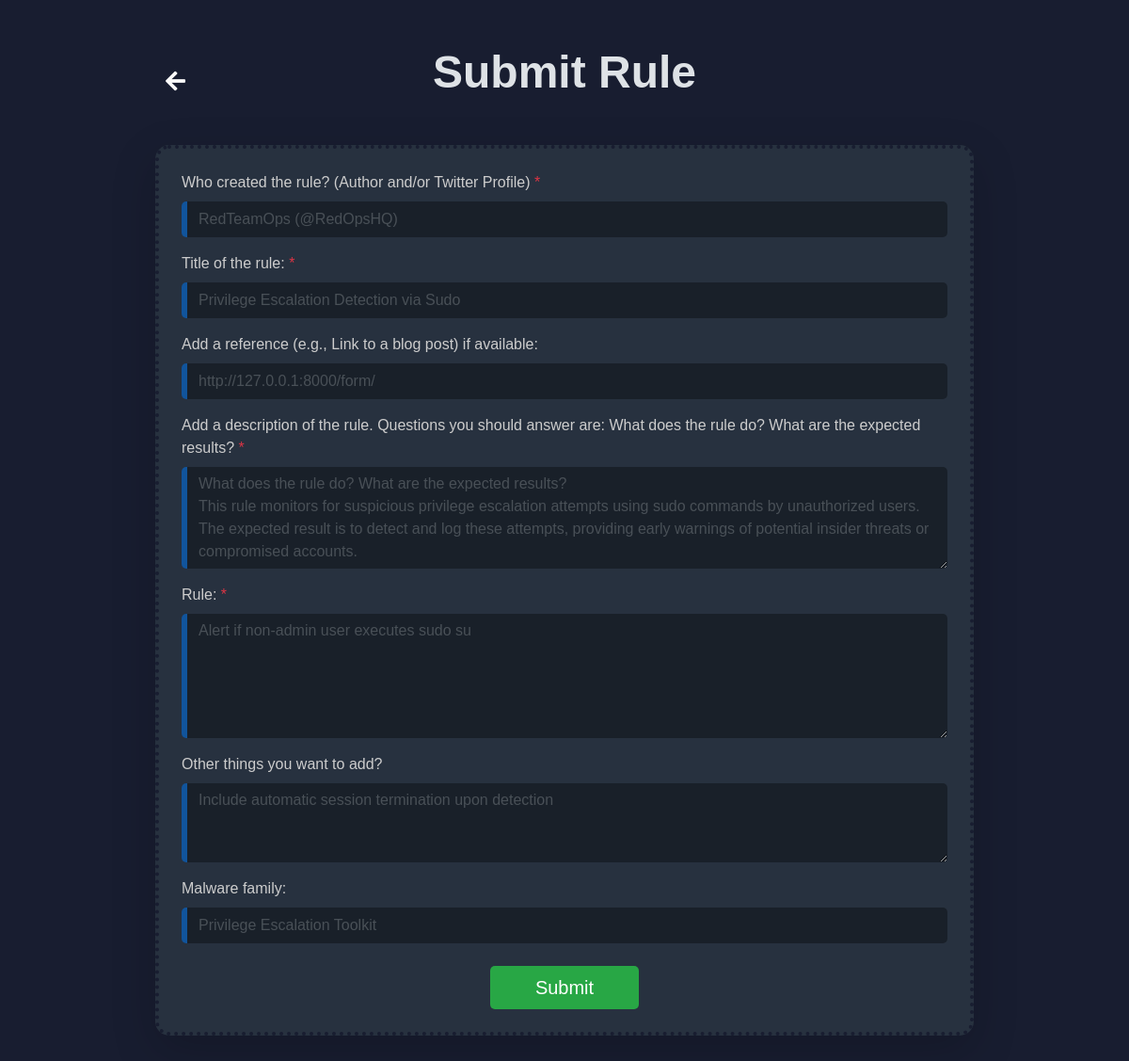
/edit-rule/21/ (signed in), run on the app's committed database.
### pingu1_app/models.py (models this page shows, shortened)
class Rule(models.Model):
    author = models.CharField(max_length=100)
    title = models.CharField(max_length=200)
    reference = models.URLField(blank=True, null=True)
    description = models.TextField()
    rule_text = models.TextField()
    additional_info = models.TextField(blank=True, null=True)
    tags = models.CharField(max_length=200)  # This can store comma-separated tags
    created_at = models.DateTimeField(auto_now_add=True)  # Automatically sets the date when a rule is created

### pingu1_app/views.py (the view)
# urls.py: path('edit-rule/<int:rule_id>/', edit_rule, name='edit_rule'),
@login_required
def edit_rule(request, rule_id):
    rule = get_object_or_404(Rule, id=rule_id)
    if request.method == 'POST':
        form = RuleForm(request.POST, instance=rule)
        if form.is_valid():
            form.save()
            return redirect('home')
    else:
        form = RuleForm(instance=rule)
    return render(request, 'pages/form.html', {'form': form})

### pingu1_app/forms.py
class RuleForm(forms.ModelForm):
    class Meta:
        model = Rule
        fields = ['author', 'title', 'reference', 'description', 'rule_text', 'additional_info', 'tags']
        widgets = {
            'tags': forms.TextInput(attrs={'placeholder': 'Enter tags separated by commas (e.g., security, compliance)'})
        }

### templates/pages/form.html (shortened to what this page needs)
{% load static %}
<!DOCTYPE html>
<html lang="en">
  <head>
    <link href="https://stackpath.bootstrapcdn.com/bootstrap/4.5.2/css/bootstrap.min.css" rel="stylesheet" />
    <link href="https://cdnjs.cloudflare.com/ajax/libs/font-awesome/5.15.4/css/all.min.css" rel="stylesheet" />
    <link rel="stylesheet" href="{% static 'css/style.css' %}" type="text/css" />
  </head>
  <body>
    <div class="container my-5 position-relative">
      <button type="button" class="home-icon" onclick="navigateToHome()">
        <i class="fas fa-arrow-left"></i>
      </button>
      <h1 class="text-center mb-5">Submit Rule</h1>
      <div class="card p-4 shadow-lg">
        <form method="POST">
          <div class="form-group">
            <label for="id_author"
              >Who created the rule? (Author and/or Twitter Profile) <span class="text-danger">*</span></label
            >
            <input
              type="text"
              id="id_author"
              name="author"
              class="form-control"
              required
              value="{{ form.author.value|default:'' }}"
            />
          </div>
          <div class="form-group">
            <label for="id_title">Title of the rule: <span class="text-danger">*</span></label>
            <input
              type="text"
              id="id_title"
              name="title"
              class="form-control"
              required
              value="{{ form.title.value|default:'' }}"
            />
          </div>
          <div class="form-group">
            <label for="id_reference">Add a reference (e.g., Link to a blog post) if available:</label>
            <input
              type="url"
              id="id_reference"
              name="reference"
              class="form-control"
              placeholder="https://example.com"
              value="{{ form.reference.value|default:'' }}"
            />
          </div>
          <div class="form-group">
            <label for="id_description"
              >Add a description of the rule. Questions you should answer are: What does the rule do? What are the expected
              results? <span class="text-danger">*</span></label
            >
            <textarea id="id_description" name="description" class="form-control" required rows="4">
{{ form.description.value|default:'' }}</textarea
            >
          </div>
          <div class="form-group">
            <label for="id_rule_text">Rule: <span class="text-danger">*</span></label>
            <textarea id="id_rule_text" name="rule_text" class="form-control" required rows="5">
{{ form.rule_text.value|default:'' }}</textarea
            >
          </div>
          <div class="form-group">
            <label for="id_additional_info">Other things you want to add?</label>
            <textarea id="id_additional_info" name="additional_info" class="form-control" rows="3">
{{ form.additional_info.value|default:'' }}</textarea
            >
          </div>
          <div class="form-group">
            <label for="id_tags">Malware family:</label>
            <input type="text" id="id_tags" name="tags" class="form-control" value="{{ form.tags.value|default:'' }}" />
          </div>
          <div class="text-center mt-4">
            <input type="submit" value="Submit" class="btn btn-success btn-lg px-5" />
          </div>
        </form>
      </div>
    </div>
  </body>
</html>

### pingu1/static/CSS/style.css (style rules this page uses)
body { font-family: Arial, sans-serif; background-color: #181d30; }
.container { max-width: 75%; margin-left: auto; }
h1 { font-size: 3rem; color: #dee2e6; font-weight: 700; }
.btn-success { background-color: #28a745; border: none; }
.card { border: 4px dotted #181d30; border-radius: 15px; background-color: #27313f; }
.card p, .card label { font-size: 1rem; color: #cdcdcd; }
.card input, .card textarea { border-radius: 5px; }
.form-control { box-shadow: none; background-color: rgb(25, 32, 41); border: none; border-left: 6px solid rgb(17, 84, 156); }
.text-danger { color: #dc3545 !important; }
.home-icon { position: absolute; top: 20px; left: 20px; font-size: 24px; color: #fafafa; background: none; border: none; cursor: pointer; transition: transform 0.3s ease; }

### data on the page
Rule: author "RedTeamOps (@RedOpsHQ)", title "Privilege Escalation Detection via Sudo", reference "http://127.0.0.1:8000/form/", description "What does the rule do? What are the expected results? This rule monitors for suspicious privilege escalation attempts using sudo commands by unauthorized users. The expected result is to detect and log these attempts, providing early warnings of potential insider threats or compromised accounts.", rule_text "Alert if non-admin user executes sudo su", additional_info "Include automatic session termination upon detection", tags "Privilege Escalation Toolkit"
